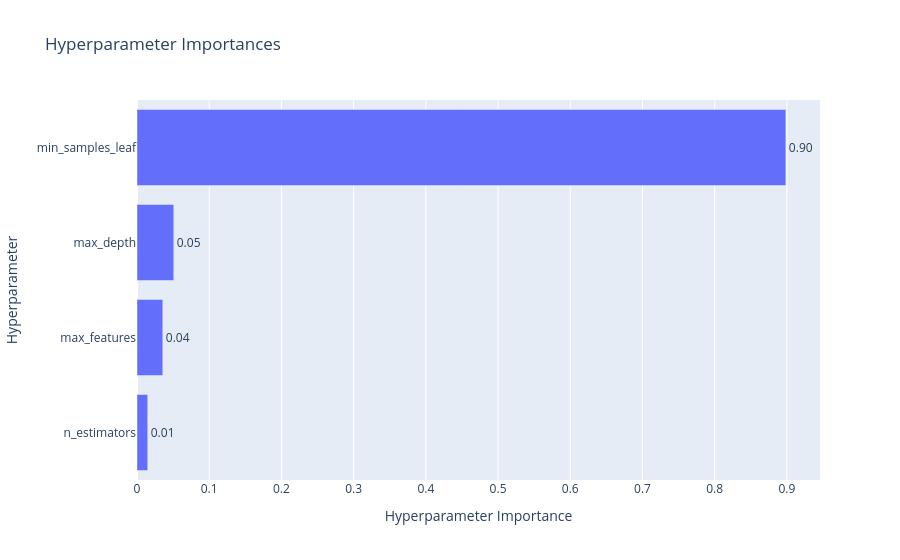

Notebook code cell kept with this figure:
### Code cell
optuna.visualization.plot_param_importances(study)

### Figure 1 — Plotly figure (JSON) as saved in the notebook; plotly's stock layout.template omitted (floating-point values rounded to 4 significant figures)
{"data": [{"cliponaxis": false, "hovertemplate": ["n_estimators (IntDistribution): 0.014840133050607286<extra></extra>", "max_features (CategoricalDistribution): 0.035701432642752016<extra></extra>", "max_depth (CategoricalDistribution): 0.05090563639128891<extra></extra>", "min_samples_leaf (IntDistribution): 0.8985527979153517<extra></extra>"], "name": "Objective Value", "orientation": "h", "text": ["0.01", "0.04", "0.05", "0.90"], "textposition": "outside", "type": "bar", "x": [0.01484, 0.0357, 0.05091, 0.8986], "y": ["n_estimators", "max_features", "max_depth", "min_samples_leaf"]}], "layout": {"title": {"text": "Hyperparameter Importances"}, "xaxis": {"title": {"text": "Hyperparameter Importance"}}, "yaxis": {"title": {"text": "Hyperparameter"}}}}
